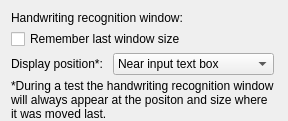
            <widget class="QWidget" name="handwritingPage">
             <layout class="QFormLayout" name="formLayout_17">
              <property name="horizontalSpacing">
               <number>10</number>
              </property>
              <property name="verticalSpacing">
               <number>4</number>
              </property>
              <property name="bottomMargin">
               <number>0</number>
              </property>
              <item row="0" column="0" colspan="2">
               <widget class="QLabel" name="label_4">
                <property name="text">
                 <string>Handwriting recognition window:</string>
                </property>
               </widget>
              </item>
              <item row="1" column="0" colspan="2">
               <widget class="QCheckBox" name="recogSaveBox">
                <property name="sizePolicy">
                 <sizepolicy hsizetype="Fixed" vsizetype="Fixed">
                  <horstretch>0</horstretch>
                  <verstretch>0</verstretch>
                 </sizepolicy>
                </property>
                <property name="text">
                 <string>Remember last window size</string>
                </property>
               </widget>
              </item>
              <item row="2" column="0">
               <widget class="QLabel" name="label_3">
                <property name="sizePolicy">
                 <sizepolicy hsizetype="Fixed" vsizetype="Preferred">
                  <horstretch>0</horstretch>
                  <verstretch>0</verstretch>
                 </sizepolicy>
                </property>
                <property name="text">
                 <string>Display position*:</string>
                </property>
               </widget>
              </item>
              <item row="2" column="1">
               <widget class="QComboBox" name="recogPositionCBox">
                <property name="sizePolicy">
                 <sizepolicy hsizetype="Fixed" vsizetype="Fixed">
                  <horstretch>0</horstretch>
                  <verstretch>0</verstretch>
                 </sizepolicy>
                </property>
                <property name="toolTip">
                 <string>Where to display the handwriting recognition window</string>
                </property>
                <item>
                 <property name="text">
                  <string>Near input text box</string>
                 </property>
                </item>
                <item>
                 <property name="text">
                  <string>Where it was last moved</string>
                 </property>
                </item>
               </widget>
              </item>
              <item row="3" column="0" colspan="2">
               <widget class="QLabel" name="label_19">
                <property name="text">
                 <string>*During a test the handwriting recognition window will always appear at the positon and size where it was moved last.</string>
                </property>
                <property name="wordWrap">
                 <bool>true</bool>
                </property>
               </widget>
              </item>
             </layout>
            </widget>
